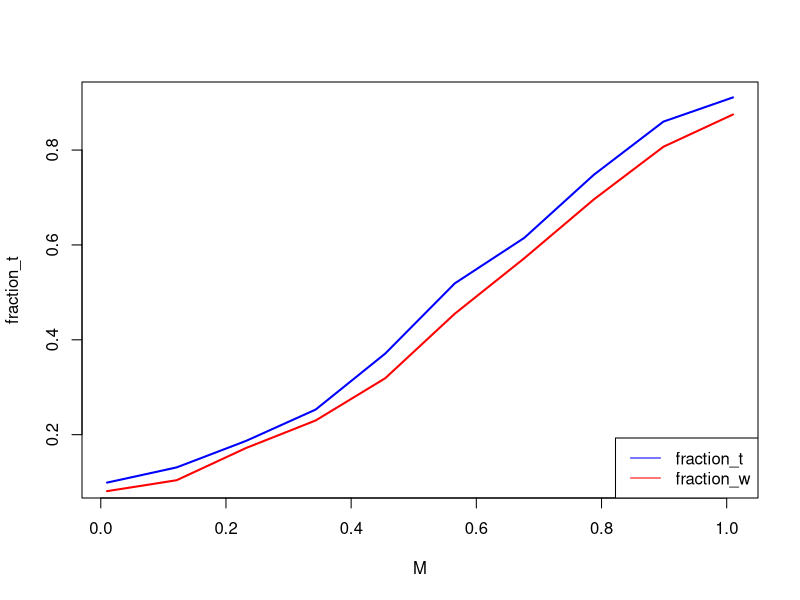
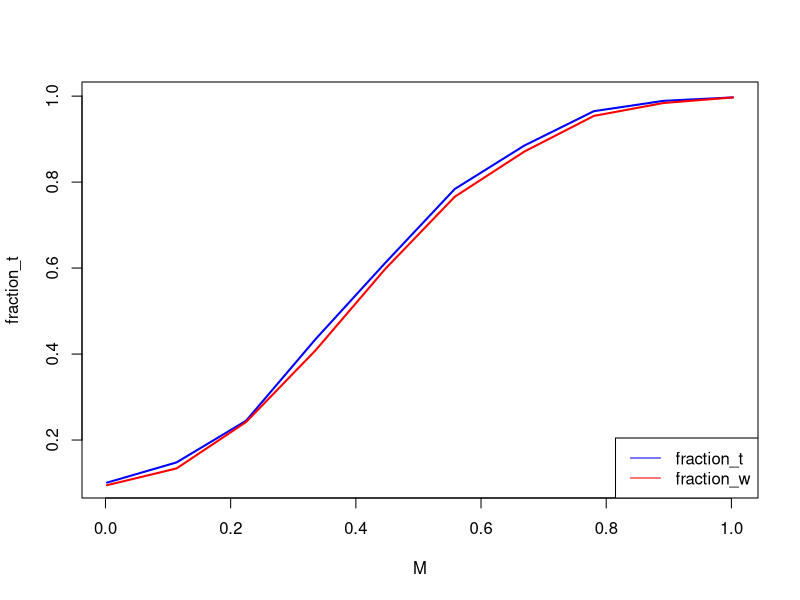
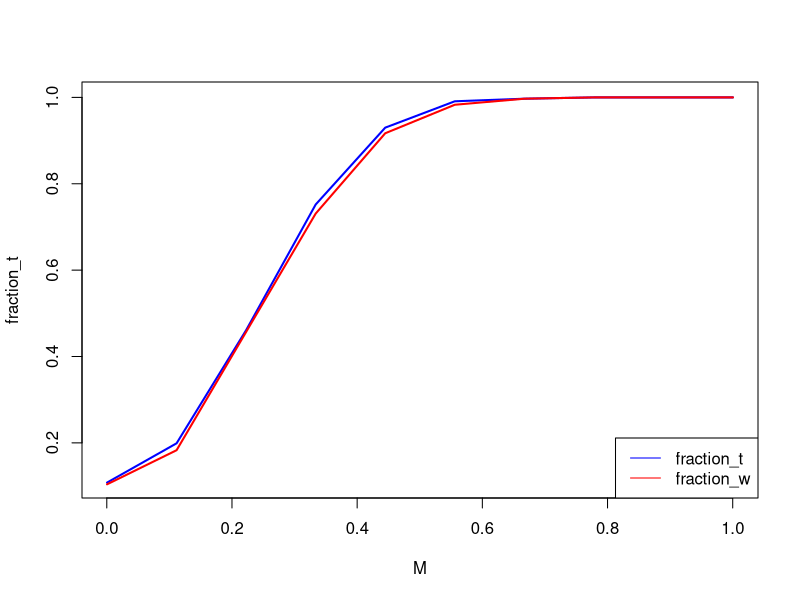
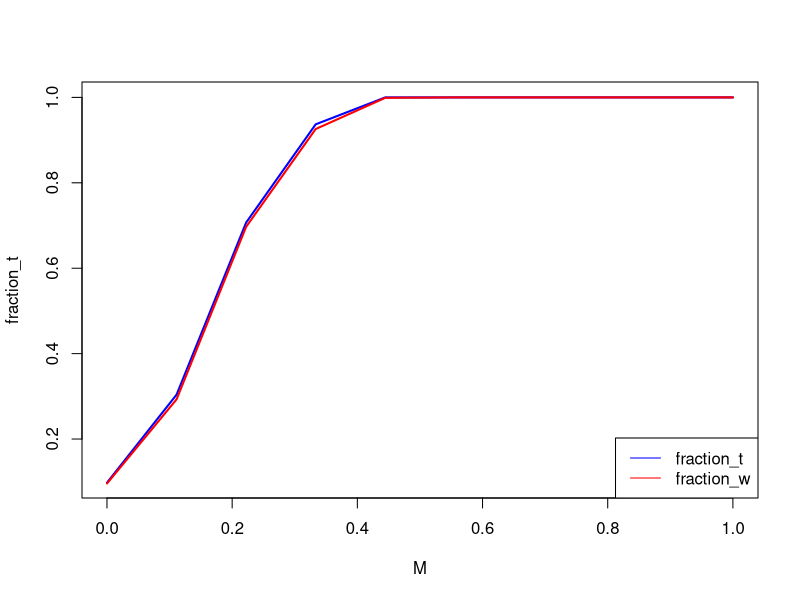
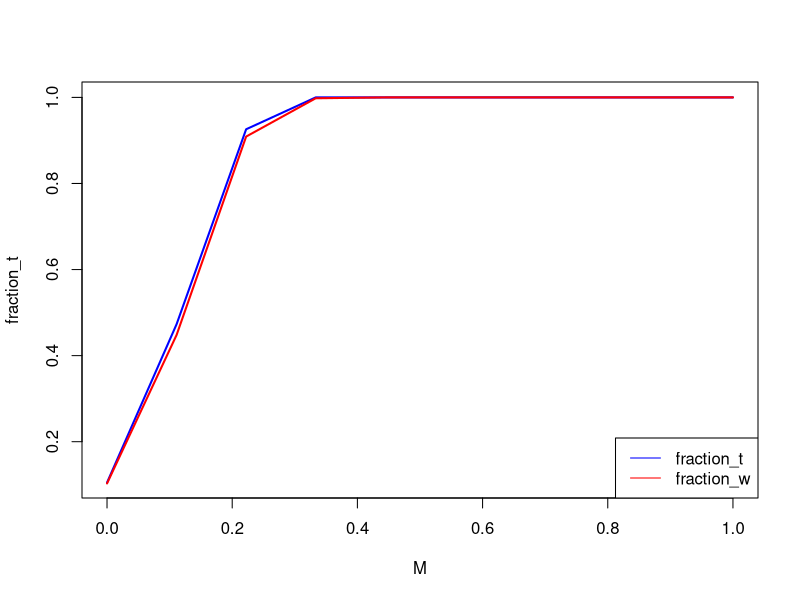
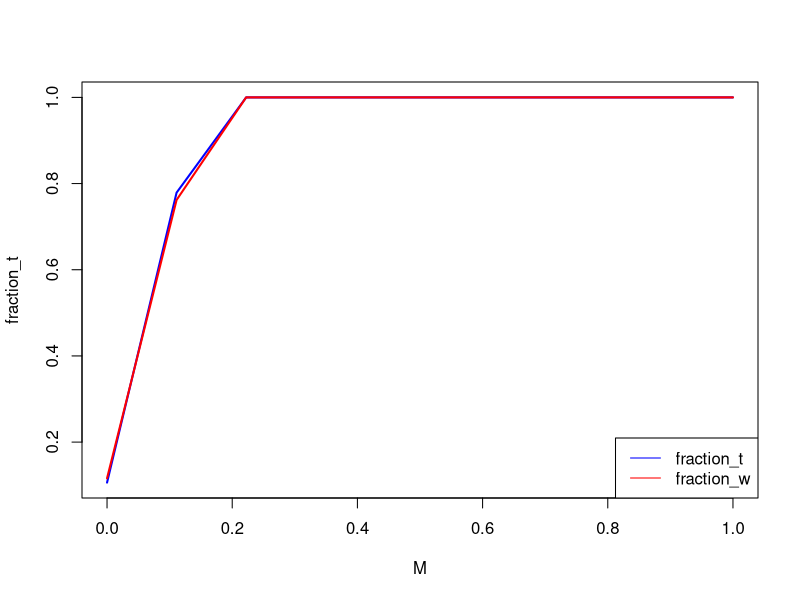
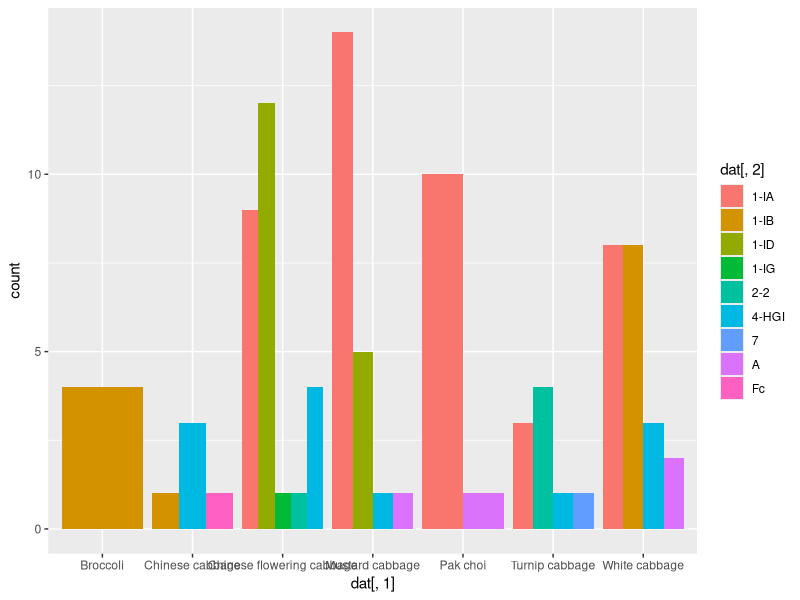
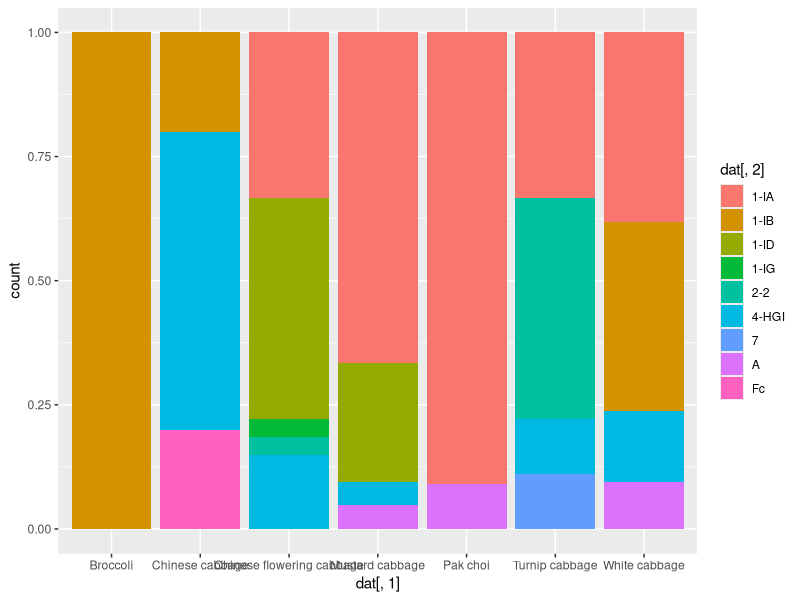

Source code (R) for these figures, in order:
## ---- chunk 1
n <- c(10,20,50,100,200,500)
B <- 1000
fraction_t <- numeric(10)
fraction_w <- numeric(10)
for (i in 1:6){
  M <- seq(1/(n[i])^2,1+1/(n[i])^2,len=10)
  for (j in 1:10){
    t_rejects <- 0
    w_rejects <- 0
    for (k in 1:B){
      dat=rnorm(n[i],mean = M[j],sd = 1)
      if (t.test(dat,conf.level = 0.9)$p.value<0.1){t_rejects <- t_rejects+1}
      if (wilcox.test(dat,conf.level = 0.9)$p.value<0.1){w_rejects <- w_rejects+1}
      fraction_t[j] <- t_rejects/1000
      fraction_w[j] <- w_rejects/1000
    }
  }
  plot(M,fraction_t,type = "l",col = "blue",lwd = 2)
  lines(M,fraction_w,col = "red",lwd = 2)
  legend("bottomright",legend = c("fraction_t","fraction_w"),col = c("blue","red"),lty = 1:1)
}
## ---- chunk 2
tableObsExp = function(dat){
  obs <- table(dat[,1],dat[,2])
  sum_r <- numeric(length <- nrow(obs)) 
  sum_c <- numeric(length <- ncol(obs))
  n <- sum(obs)
  for (i in 1:nrow(obs)){sum_r[i] <- sum(obs[i,])}
  for (j in 1:ncol(obs)){sum_c[j] <- sum(obs[,j])}
  
  expected= matrix(0,nrow(obs),2*ncol(obs))
  for (i in 1:nrow(obs)){
    for (j in 1:ncol(obs)) {
      expected[i,j] <- sum_r[i]*sum_c[j]/n
    }
  }
  new_table <- matrix(0,nrow(obs),2*ncol(obs))
  for (i in 1:nrow(obs)){
    for (j in 1:(2*ncol(obs))){
      if (j%%2 != 0){new_table[i,j] <- obs[i,(j+1)/2]}
      else{new_table[i,j] <- expected[i,j/2]}
    }
  }
  return(new_table)
}
## ---- chunk 3
dat = matrix(0, nrow = 98, ncol = 2)
for (i in 1:14) {
  dat[i,1] = "Mustard cabbage"
  dat[i,2] = "1-IA"
}
for (i in 15:22) {
  dat[i,1] = "White cabbage"
  dat[i,2] = "1-IA"
}
for (i in 23:31) {
  dat[i,1] = "Chinese flowering cabbage"
  dat[i,2] = "1-IA"
}
for (i in 32:41) {
  dat[i,1] = "Pak choi"
  dat[i,2] = "1-IA"
}
for (i in 42:44) {
  dat[i,1] = "Turnip cabbage"
  dat[i,2] = "1-IA"
}
for (i in 45:52) {
  dat[i,1] = "White cabbage"
  dat[i,2] = "1-IB"
}
dat[53,1] = "Chinese cabbage"
dat[53,2] = "1-IB"
for (i in 54:57) {
  dat[i,1] = "Broccoli"
  dat[i,2] = "1-IB"
}
for (i in 58:62) {
  dat[i,1] = "Mustard cabbage"
  dat[i,2] = "1-ID"
}
for (i in 63:74) {
  dat[i,1] = "Chinese flowering cabbage"
  dat[i,2] = "1-ID"
}
dat[75,1] = "Chinese flowering cabbage"
dat[75,2] = "2-2"
for (i in 76:79) {
  dat[i,1] = "Turnip cabbage"
  dat[i,2] = "2-2"
}
dat[80,1] = "Chinese flowering cabbage"
dat[80,2] = "1-IG"
dat[81,1] = "Mustard cabbage"
dat[81,2] = "4-HGI"
for (i in 82:84) {
  dat[i,1] = "White cabbage"
  dat[i,2] = "4-HGI"
}
for (i in 85:88) {
  dat[i,1] = "Chinese flowering cabbage"
  dat[i,2] = "4-HGI"
}
for (i in 89:91) {
  dat[i,1] = "Chinese cabbage"
  dat[i,2] = "4-HGI"
}
dat[92,1] = "Turnip cabbage"
dat[92,2] = "4-HGI"
dat[93,1] = "Turnip cabbage"
dat[93,2] = "7"
dat[94,1] = "Mustard cabbage"
dat[94,2] = "A"
dat[95,1] = "White cabbage"
dat[95,2] = "A"
dat[96,1] = "White cabbage"
dat[96,2] = "A"
dat[97,1] = "Pak choi"
dat[97,2] = "A"
dat[98,1] = "Chinese cabbage"
dat[98,2] = "Fc"

new_table <- tableObsExp(dat)
row.names(new_table) <- c("Broccoli","Chinese cabbage","Chinese flowering cabbage","Mustard cabbage","Pak choi","Turnip cabbage","White cabbage")
colnames(new_table) <- c("1-IA","Expected","1-IB","Expected","1-ID","Expected","1-IG","Expected","2-2","Expected","4-HGI","Expected","7","Expected","A","Expected","Fc","Expected")
new_table
## ---- chunk 4
library(ggplot2)
with(as.data.frame(dat),table(dat[,1],dat[,2]))
ggplot(as.data.frame(dat),aes(x = dat[,1],fill = dat[,2]))+geom_bar(position = "dodge")
ggplot(as.data.frame(dat),aes(x = dat[,1],fill = dat[,2]))+geom_bar(position = "fill")
## ---- chunk 5
chisq.test(table(dat[,1],dat[,2]))$p.value #6.772e-13
